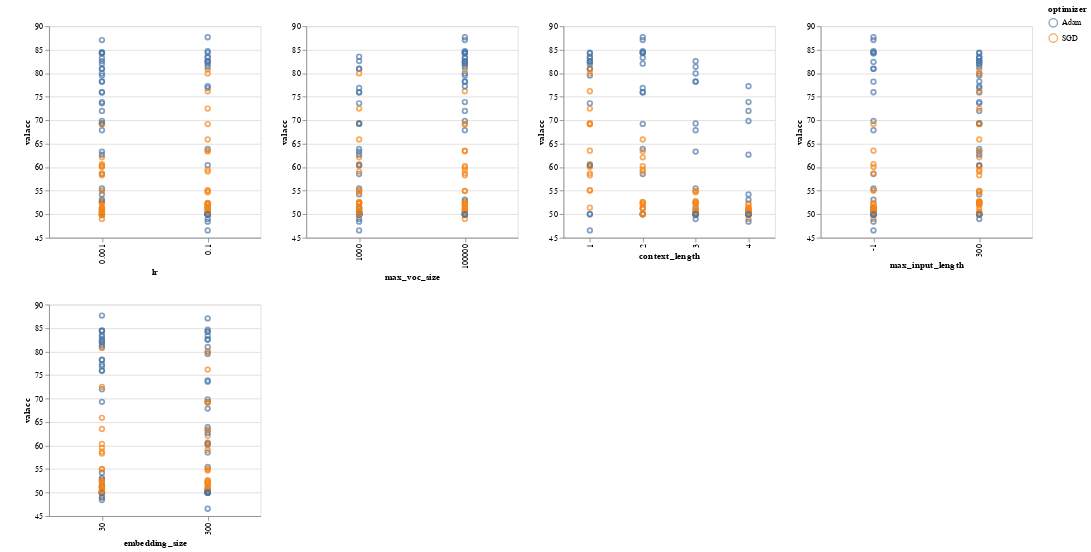

Notebook cell for this chart:
### Code cell
def facet_wrap(subplts, plots_per_row):
    rows = [subplts[i:i+plots_per_row] for i in range(0, len(subplts), plots_per_row)]
    compound_chart = alt.hconcat()
    for r in rows:
        rowplot = alt.vconcat() #start a new row
        for item in r:
            rowplot |= item #add suplot to current row as a new column
        compound_chart &= rowplot # add the entire row of plots as a new row
    return compound_chart

facet_wrap(charts, 4)

### Figure 1 — Vega-Lite specification as saved in the notebook (floating-point values rounded to 4 significant figures)
{"$schema": "https://vega.github.io/schema/vega-lite/v2.6.0.json", "config": {"view": {"height": 300, "width": 400}}, "datasets": {"data-9d1ec84244cd70b7ef1793392fec27f8": [{"batch_size": 512, "context_length": 1, "embedding_size": 30, "lr": 0.001, "max_input_length": -1, "max_voc_size": 1000, "optimizer": "Adam", "trloss": 0.4037, "valacc": 80.92}, {"batch_size": 512, "context_length": 1, "embedding_size": 30, "lr": 0.001, "max_input_length": -1, "max_voc_size": 1000, "optimizer": "SGD", "trloss": 0.6944, "valacc": 55.04}, {"batch_size": 512, "context_length": 1, "embedding_size": 300, "lr": 0.001, "max_input_length": -1, "max_voc_size": 1000, "optimizer": "Adam", "trloss": 0.3349, "valacc": 80.98}, {"batch_size": 512, "context_length": 1, "embedding_size": 300, "lr": 0.001, "max_input_length": -1, "max_voc_size": 1000, "optimizer": "SGD", "trloss": 0.6577, "valacc": 60.66}, {"batch_size": 512, "context_length": 1, "embedding_size": 30, "lr": 0.001, "max_input_length": 300, "max_voc_size": 1000, "optimizer": "Adam", "trloss": 0.3746, "valacc": 82.58}, {"batch_size": 512, "context_length": 1, "embedding_size": 30, "lr": 0.001, "max_input_length": 300, "max_voc_size": 1000, "optimizer": "SGD", "trloss": 0.6423, "valacc": 60.34}, {"batch_size": 512, "context_length": 1, "embedding_size": 300, "lr": 0.001, "max_input_length": 300, "max_voc_size": 1000, "optimizer": "Adam", "trloss": 0.2239, "valacc": 73.6}, {"batch_size": 512, "context_length": 1, "embedding_size": 300, "lr": 0.001, "max_input_length": 300, "max_voc_size": 1000, "optimizer": "SGD", "trloss": 0.6587, "valacc": 69.36}, {"batch_size": 512, "context_length": 2, "embedding_size": 30, "lr": 0.001, "max_input_length": -1, "max_voc_size": 1000, "optimizer": "Adam", "trloss": 0.4116, "valacc": 75.96}, {"batch_size": 512, "context_length": 2, "embedding_size": 30, "lr": 0.001, "max_input_length": -1, "max_voc_size": 1000, "optimizer": "SGD", "trloss": 0.697, "valacc": 51.16}, {"batch_size": 512, "context_length": 2, "embedding_size": 300, "lr": 0.001, "max_input_length": -1, "max_voc_size": 1000, "optimizer": "Adam", "trloss": 0.4775, "valacc": 58.54}, {"batch_size": 512, "context_length": 2, "embedding_size": 300, "lr": 0.001, "max_input_length": -1, "max_voc_size": 1000, "optimizer": "SGD", "trloss": 0.7078, "valacc": 50.06}, {"batch_size": 512, "context_length": 2, "embedding_size": 30, "lr": 0.001, "max_input_length": 300, "max_voc_size": 1000, "optimizer": "Adam", "trloss": 0.5722, "valacc": 75.92}, {"batch_size": 512, "context_length": 2, "embedding_size": 30, "lr": 0.001, "max_input_length": 300, "max_voc_size": 1000, "optimizer": "SGD", "trloss": 0.6891, "valacc": 52.54}, {"batch_size": 512, "context_length": 2, "embedding_size": 300, "lr": 0.001, "max_input_length": 300, "max_voc_size": 1000, "optimizer": "Adam", "trloss": 0.64, "valacc": 69.22}, {"batch_size": 512, "context_length": 2, "embedding_size": 300, "lr": 0.001, "max_input_length": 300, "max_voc_size": 1000, "optimizer": "SGD", "trloss": 0.6636, "valacc": 62.1}, {"batch_size": 512, "context_length": 3, "embedding_size": 30, "lr": 0.001, "max_input_length": -1, "max_voc_size": 1000, "optimizer": "Adam", "trloss": 0.6716, "valacc": 50.34}, {"batch_size": 512, "context_length": 3, "embedding_size": 30, "lr": 0.001, "max_input_length": -1, "max_voc_size": 1000, "optimizer": "SGD", "trloss": 0.6995, "valacc": 49.76}, {"batch_size": 512, "context_length": 3, "embedding_size": 300, "lr": 0.001, "max_input_length": -1, "max_voc_size": 1000, "optimizer": "Adam", "trloss": 0.657, "valacc": 55.48}, {"batch_size": 512, "context_length": 3, "embedding_size": 300, "lr": 0.001, "max_input_length": -1, "max_voc_size": 1000, "optimizer": "SGD", "trloss": 0.6704, "valacc": 50.56}, {"batch_size": 512, "context_length": 3, "embedding_size": 30, "lr": 0.001, "max_input_length": 300, "max_voc_size": 1000, "optimizer": "Adam", "trloss": 0.4876, "valacc": 69.3}, {"batch_size": 512, "context_length": 3, "embedding_size": 30, "lr": 0.001, "max_input_length": 300, "max_voc_size": 1000, "optimizer": "SGD", "trloss": 0.6893, "valacc": 50}, {"batch_size": 512, "context_length": 3, "embedding_size": 300, "lr": 0.001, "max_input_length": 300, "max_voc_size": 1000, "optimizer": "Adam", "trloss": 0.5806, "valacc": 63.32}, {"batch_size": 512, "context_length": 3, "embedding_size": 300, "lr": 0.001, "max_input_length": 300, "max_voc_size": 1000, "optimizer": "SGD", "trloss": 0.6804, "valacc": 52.62}, {"batch_size": 512, "context_length": 4, "embedding_size": 30, "lr": 0.001, "max_input_length": -1, "max_voc_size": 1000, "optimizer": "Adam", "trloss": 0.6992, "valacc": 50}, {"batch_size": 512, "context_length": 4, "embedding_size": 30, "lr": 0.001, "max_input_length": -1, "max_voc_size": 1000, "optimizer": "SGD", "trloss": 0.6948, "valacc": 51.22}, {"batch_size": 512, "context_length": 4, "embedding_size": 300, "lr": 0.001, "max_input_length": -1, "max_voc_size": 1000, "optimizer": "Adam", "trloss": 0.7054, "valacc": 50.52}, {"batch_size": 512, "context_length": 4, "embedding_size": 300, "lr": 0.001, "max_input_length": -1, "max_voc_size": 1000, "optimizer": "SGD", "trloss": 0.692, "valacc": 50.74}, {"batch_size": 512, "context_length": 4, "embedding_size": 30, "lr": 0.001, "max_input_length": 300, "max_voc_size": 1000, "optimizer": "Adam", "trloss": 0.683, "valacc": 54.22}, {"batch_size": 512, "context_length": 4, "embedding_size": 30, "lr": 0.001, "max_input_length": 300, "max_voc_size": 1000, "optimizer": "SGD", "trloss": 0.6959, "valacc": 50}, {"batch_size": 512, "context_length": 4, "embedding_size": 300, "lr": 0.001, "max_input_length": 300, "max_voc_size": 1000, "optimizer": "Adam", "trloss": 0.6517, "valacc": 62.68}, {"batch_size": 512, "context_length": 4, "embedding_size": 300, "lr": 0.001, "max_input_length": 300, "max_voc_size": 1000, "optimizer": "SGD", "trloss": 0.6997, "valacc": 52.3}, {"batch_size": 512, "context_length": 1, "embedding_size": 30, "lr": 0.001, "max_input_length": -1, "max_voc_size": 100000, "optimizer": "Adam", "trloss": 0.2301, "valacc": 84.38}, {"batch_size": 512, "context_length": 1, "embedding_size": 30, "lr": 0.001, "max_input_length": -1, "max_voc_size": 100000, "optimizer": "SGD", "trloss": 0.6942, "valacc": 58.7}, {"batch_size": 512, "context_length": 1, "embedding_size": 300, "lr": 0.001, "max_input_length": -1, "max_voc_size": 100000, "optimizer": "Adam", "trloss": 0.234, "valacc": 84.22}, {"batch_size": 512, "context_length": 1, "embedding_size": 300, "lr": 0.001, "max_input_length": -1, "max_voc_size": 100000, "optimizer": "SGD", "trloss": 0.6764, "valacc": 60.04}, {"batch_size": 512, "context_length": 1, "embedding_size": 30, "lr": 0.001, "max_input_length": 300, "max_voc_size": 100000, "optimizer": "Adam", "trloss": 0.1323, "valacc": 83.18}, {"batch_size": 512, "context_length": 1, "embedding_size": 30, "lr": 0.001, "max_input_length": 300, "max_voc_size": 100000, "optimizer": "SGD", "trloss": 0.6697, "valacc": 58.3}, {"batch_size": 512, "context_length": 1, "embedding_size": 300, "lr": 0.001, "max_input_length": 300, "max_voc_size": 100000, "optimizer": "Adam", "trloss": 0.09364, "valacc": 79.5}, {"batch_size": 512, "context_length": 1, "embedding_size": 300, "lr": 0.001, "max_input_length": 300, "max_voc_size": 100000, "optimizer": "SGD", "trloss": 0.5538, "valacc": 69.16}, {"batch_size": 512, "context_length": 2, "embedding_size": 30, "lr": 0.001, "max_input_length": -1, "max_voc_size": 100000, "optimizer": "Adam", "trloss": 0.06257, "valacc": 84.48}, {"batch_size": 512, "context_length": 2, "embedding_size": 30, "lr": 0.001, "max_input_length": -1, "max_voc_size": 100000, "optimizer": "SGD", "trloss": 0.6854, "valacc": 51.34}, {"batch_size": 512, "context_length": 2, "embedding_size": 300, "lr": 0.001, "max_input_length": -1, "max_voc_size": 100000, "optimizer": "Adam", "trloss": 0.1145, "valacc": 87.06}, {"batch_size": 512, "context_length": 2, "embedding_size": 300, "lr": 0.001, "max_input_length": -1, "max_voc_size": 100000, "optimizer": "SGD", "trloss": 0.7028, "valacc": 51.3}, {"batch_size": 512, "context_length": 2, "embedding_size": 30, "lr": 0.001, "max_input_length": 300, "max_voc_size": 100000, "optimizer": "Adam", "trloss": 0.01994, "valacc": 82.04}, {"batch_size": 512, "context_length": 2, "embedding_size": 30, "lr": 0.001, "max_input_length": 300, "max_voc_size": 100000, "optimizer": "SGD", "trloss": 0.6768, "valacc": 52.62}, {"batch_size": 512, "context_length": 2, "embedding_size": 300, "lr": 0.001, "max_input_length": 300, "max_voc_size": 100000, "optimizer": "Adam", "trloss": 0.006889, "valacc": 84.28}, {"batch_size": 512, "context_length": 2, "embedding_size": 300, "lr": 0.001, "max_input_length": 300, "max_voc_size": 100000, "optimizer": "SGD", "trloss": 0.69, "valacc": 60.22}, {"batch_size": 512, "context_length": 3, "embedding_size": 30, "lr": 0.001, "max_input_length": -1, "max_voc_size": 100000, "optimizer": "Adam", "trloss": 0.2496, "valacc": 78.2}, {"batch_size": 512, "context_length": 3, "embedding_size": 30, "lr": 0.001, "max_input_length": -1, "max_voc_size": 100000, "optimizer": "SGD", "trloss": 0.6864, "valacc": 50.82}, {"batch_size": 512, "context_length": 3, "embedding_size": 300, "lr": 0.001, "max_input_length": -1, "max_voc_size": 100000, "optimizer": "Adam", "trloss": 0.09951, "valacc": 67.86}, {"batch_size": 512, "context_length": 3, "embedding_size": 300, "lr": 0.001, "max_input_length": -1, "max_voc_size": 100000, "optimizer": "SGD", "trloss": 0.6882, "valacc": 50.02}, {"batch_size": 512, "context_length": 3, "embedding_size": 30, "lr": 0.001, "max_input_length": 300, "max_voc_size": 100000, "optimizer": "Adam", "trloss": 0.02194, "valacc": 78.26}, {"batch_size": 512, "context_length": 3, "embedding_size": 30, "lr": 0.001, "max_input_length": 300, "max_voc_size": 100000, "optimizer": "SGD", "trloss": 0.6842, "valacc": 52.8}, {"batch_size": 512, "context_length": 3, "embedding_size": 300, "lr": 0.001, "max_input_length": 300, "max_voc_size": 100000, "optimizer": "Adam", "trloss": 0.007609, "valacc": 79.94}, {"batch_size": 512, "context_length": 3, "embedding_size": 300, "lr": 0.001, "max_input_length": 300, "max_voc_size": 100000, "optimizer": "SGD", "trloss": 0.6712, "valacc": 54.98}, {"batch_size": 512, "context_length": 4, "embedding_size": 30, "lr": 0.001, "max_input_length": -1, "max_voc_size": 100000, "optimizer": "Adam", "trloss": 0.4858, "valacc": 53.1}, {"batch_size": 512, "context_length": 4, "embedding_size": 30, "lr": 0.001, "max_input_length": -1, "max_voc_size": 100000, "optimizer": "SGD", "trloss": 0.695, "valacc": 49}, {"batch_size": 512, "context_length": 4, "embedding_size": 300, "lr": 0.001, "max_input_length": -1, "max_voc_size": 100000, "optimizer": "Adam", "trloss": 0.5228, "valacc": 69.84}, {"batch_size": 512, "context_length": 4, "embedding_size": 300, "lr": 0.001, "max_input_length": -1, "max_voc_size": 100000, "optimizer": "SGD", "trloss": 0.709, "valacc": 50.86}, {"batch_size": 512, "context_length": 4, "embedding_size": 30, "lr": 0.001, "max_input_length": 300, "max_voc_size": 100000, "optimizer": "Adam", "trloss": 0.1044, "valacc": 71.98}, {"batch_size": 512, "context_length": 4, "embedding_size": 30, "lr": 0.001, "max_input_length": 300, "max_voc_size": 100000, "optimizer": "SGD", "trloss": 0.6978, "valacc": 49.86}, {"batch_size": 512, "context_length": 4, "embedding_size": 300, "lr": 0.001, "max_input_length": 300, "max_voc_size": 100000, "optimizer": "Adam", "trloss": 0.2222, "valacc": 73.86}, {"batch_size": 512, "context_length": 4, "embedding_size": 300, "lr": 0.001, "max_input_length": 300, "max_voc_size": 100000, "optimizer": "SGD", "trloss": 0.6933, "valacc": 50.64}, {"batch_size": 512, "context_length": 1, "embedding_size": 30, "lr": 0.1, "max_input_length": -1, "max_voc_size": 1000, "optimizer": "Adam", "trloss": 3.055, "valacc": 50}, {"batch_size": 512, "context_length": 1, "embedding_size": 30, "lr": 0.1, "max_input_length": -1, "max_voc_size": 1000, "optimizer": "SGD", "trloss": 0.671, "valacc": 51.4}, {"batch_size": 512, "context_length": 1, "embedding_size": 300, "lr": 0.1, "max_input_length": -1, "max_voc_size": 1000, "optimizer": "Adam", "trloss": 14.81, "valacc": 46.56}, {"batch_size": 512, "context_length": 1, "embedding_size": 300, "lr": 0.1, "max_input_length": -1, "max_voc_size": 1000, "optimizer": "SGD", "trloss": 0.6689, "valacc": 55.1}, {"batch_size": 512, "context_length": 1, "embedding_size": 30, "lr": 0.1, "max_input_length": 300, "max_voc_size": 1000, "optimizer": "Adam", "trloss": 0.3967, "valacc": 83.52}, {"batch_size": 512, "context_length": 1, "embedding_size": 30, "lr": 0.1, "max_input_length": 300, "max_voc_size": 1000, "optimizer": "SGD", "trloss": 0.626, "valacc": 72.48}, {"batch_size": 512, "context_length": 1, "embedding_size": 300, "lr": 0.1, "max_input_length": 300, "max_voc_size": 1000, "optimizer": "Adam", "trloss": 2.716, "valacc": 60.44}, {"batch_size": 512, "context_length": 1, "embedding_size": 300, "lr": 0.1, "max_input_length": 300, "max_voc_size": 1000, "optimizer": "SGD", "trloss": 0.3905, "valacc": 79.96}, {"batch_size": 512, "context_length": 2, "embedding_size": 30, "lr": 0.1, "max_input_length": -1, "max_voc_size": 1000, "optimizer": "Adam", "trloss": 6.278, "valacc": 50}, {"batch_size": 512, "context_length": 2, "embedding_size": 30, "lr": 0.1, "max_input_length": -1, "max_voc_size": 1000, "optimizer": "SGD", "trloss": 0.7453, "valacc": 52.22}, {"batch_size": 512, "context_length": 2, "embedding_size": 300, "lr": 0.1, "max_input_length": -1, "max_voc_size": 1000, "optimizer": "Adam", "trloss": 10.07, "valacc": 50}, {"batch_size": 512, "context_length": 2, "embedding_size": 300, "lr": 0.1, "max_input_length": -1, "max_voc_size": 1000, "optimizer": "SGD", "trloss": 0.7087, "valacc": 49.96}, {"batch_size": 512, "context_length": 2, "embedding_size": 30, "lr": 0.1, "max_input_length": 300, "max_voc_size": 1000, "optimizer": "Adam", "trloss": 0.303, "valacc": 76.86}, {"batch_size": 512, "context_length": 2, "embedding_size": 30, "lr": 0.1, "max_input_length": 300, "max_voc_size": 1000, "optimizer": "SGD", "trloss": 0.6606, "valacc": 65.9}, {"batch_size": 512, "context_length": 2, "embedding_size": 300, "lr": 0.1, "max_input_length": 300, "max_voc_size": 1000, "optimizer": "Adam", "trloss": 0.5004, "valacc": 63.9}, {"batch_size": 512, "context_length": 2, "embedding_size": 300, "lr": 0.1, "max_input_length": 300, "max_voc_size": 1000, "optimizer": "SGD", "trloss": 0.58, "valacc": 59.08}, {"batch_size": 512, "context_length": 3, "embedding_size": 30, "lr": 0.1, "max_input_length": -1, "max_voc_size": 1000, "optimizer": "Adam", "trloss": 2.078, "valacc": 51.42}, {"batch_size": 512, "context_length": 3, "embedding_size": 30, "lr": 0.1, "max_input_length": -1, "max_voc_size": 1000, "optimizer": "SGD", "trloss": 0.6795, "valacc": 51.06}, {"batch_size": 512, "context_length": 3, "embedding_size": 300, "lr": 0.1, "max_input_length": -1, "max_voc_size": 1000, "optimizer": "Adam", "trloss": 7.472, "valacc": 50}, {"batch_size": 512, "context_length": 3, "embedding_size": 300, "lr": 0.1, "max_input_length": -1, "max_voc_size": 1000, "optimizer": "SGD", "trloss": 0.6825, "valacc": 50.6}, {"batch_size": 512, "context_length": 3, "embedding_size": 30, "lr": 0.1, "max_input_length": 300, "max_voc_size": 1000, "optimizer": "Adam", "trloss": 11.9, "valacc": 48.96}, {"batch_size": 512, "context_length": 3, "embedding_size": 30, "lr": 0.1, "max_input_length": 300, "max_voc_size": 1000, "optimizer": "SGD", "trloss": 0.6731, "valacc": 52.34}, {"batch_size": 512, "context_length": 3, "embedding_size": 300, "lr": 0.1, "max_input_length": 300, "max_voc_size": 1000, "optimizer": "Adam", "trloss": 4.587, "valacc": 50}, {"batch_size": 512, "context_length": 3, "embedding_size": 300, "lr": 0.1, "max_input_length": 300, "max_voc_size": 1000, "optimizer": "SGD", "trloss": 0.6584, "valacc": 54.68}, {"batch_size": 512, "context_length": 4, "embedding_size": 30, "lr": 0.1, "max_input_length": -1, "max_voc_size": 1000, "optimizer": "Adam", "trloss": 2.995, "valacc": 48.42}, {"batch_size": 512, "context_length": 4, "embedding_size": 30, "lr": 0.1, "max_input_length": -1, "max_voc_size": 1000, "optimizer": "SGD", "trloss": 0.694, "valacc": 50.76}, {"batch_size": 512, "context_length": 4, "embedding_size": 300, "lr": 0.1, "max_input_length": -1, "max_voc_size": 1000, "optimizer": "Adam", "trloss": 2.301, "valacc": 50.16}, {"batch_size": 512, "context_length": 4, "embedding_size": 300, "lr": 0.1, "max_input_length": -1, "max_voc_size": 1000, "optimizer": "SGD", "trloss": 0.7075, "valacc": 50}, {"batch_size": 512, "context_length": 4, "embedding_size": 30, "lr": 0.1, "max_input_length": 300, "max_voc_size": 1000, "optimizer": "Adam", "trloss": 20.0, "valacc": 50}, {"batch_size": 512, "context_length": 4, "embedding_size": 30, "lr": 0.1, "max_input_length": 300, "max_voc_size": 1000, "optimizer": "SGD", "trloss": 0.6877, "valacc": 51.34}, {"batch_size": 512, "context_length": 4, "embedding_size": 300, "lr": 0.1, "max_input_length": 300, "max_voc_size": 1000, "optimizer": "Adam", "trloss": 11.42, "valacc": 50}, {"batch_size": 512, "context_length": 4, "embedding_size": 300, "lr": 0.1, "max_input_length": 300, "max_voc_size": 1000, "optimizer": "SGD", "trloss": 0.6827, "valacc": 50.06}, {"batch_size": 512, "context_length": 1, "embedding_size": 30, "lr": 0.1, "max_input_length": -1, "max_voc_size": 100000, "optimizer": "Adam", "trloss": 0.3216, "valacc": 82.4}, {"batch_size": 512, "context_length": 1, "embedding_size": 30, "lr": 0.1, "max_input_length": -1, "max_voc_size": 100000, "optimizer": "SGD", "trloss": 0.6551, "valacc": 63.52}, {"batch_size": 512, "context_length": 1, "embedding_size": 300, "lr": 0.1, "max_input_length": -1, "max_voc_size": 100000, "optimizer": "Adam", "trloss": 25.18, "valacc": 50}, {"batch_size": 512, "context_length": 1, "embedding_size": 300, "lr": 0.1, "max_input_length": -1, "max_voc_size": 100000, "optimizer": "SGD", "trloss": 0.5993, "valacc": 69.18}, {"batch_size": 512, "context_length": 1, "embedding_size": 30, "lr": 0.1, "max_input_length": 300, "max_voc_size": 100000, "optimizer": "Adam", "trloss": 0.0001164, "valacc": 81.94}, {"batch_size": 512, "context_length": 1, "embedding_size": 30, "lr": 0.1, "max_input_length": 300, "max_voc_size": 100000, "optimizer": "SGD", "trloss": 0.5105, "valacc": 80.78}, {"batch_size": 512, "context_length": 1, "embedding_size": 300, "lr": 0.1, "max_input_length": 300, "max_voc_size": 100000, "optimizer": "Adam", "trloss": 0.0001077, "valacc": 82.56}, {"batch_size": 512, "context_length": 1, "embedding_size": 300, "lr": 0.1, "max_input_length": 300, "max_voc_size": 100000, "optimizer": "SGD", "trloss": 0.3389, "valacc": 76.16}, {"batch_size": 512, "context_length": 2, "embedding_size": 30, "lr": 0.1, "max_input_length": -1, "max_voc_size": 100000, "optimizer": "Adam", "trloss": 4.724e-05, "valacc": 87.66}, {"batch_size": 512, "context_length": 2, "embedding_size": 30, "lr": 0.1, "max_input_length": -1, "max_voc_size": 100000, "optimizer": "SGD", "trloss": 0.6898, "valacc": 50.08}, {"batch_size": 512, "context_length": 2, "embedding_size": 300, "lr": 0.1, "max_input_length": -1, "max_voc_size": 100000, "optimizer": "Adam", "trloss": 0.03402, "valacc": 84.68}, {"batch_size": 512, "context_length": 2, "embedding_size": 300, "lr": 0.1, "max_input_length": -1, "max_voc_size": 100000, "optimizer": "SGD", "trloss": 0.6947, "valacc": 52.02}, {"batch_size": 512, "context_length": 2, "embedding_size": 30, "lr": 0.1, "max_input_length": 300, "max_voc_size": 100000, "optimizer": "Adam", "trloss": 1.033e-05, "valacc": 84.38}, {"batch_size": 512, "context_length": 2, "embedding_size": 30, "lr": 0.1, "max_input_length": 300, "max_voc_size": 100000, "optimizer": "SGD", "trloss": 0.8451, "valacc": 59.52}, {"batch_size": 512, "context_length": 2, "embedding_size": 300, "lr": 0.1, "max_input_length": 300, "max_voc_size": 100000, "optimizer": "Adam", "trloss": 4.425e-05, "valacc": 83.3}, {"batch_size": 512, "context_length": 2, "embedding_size": 300, "lr": 0.1, "max_input_length": 300, "max_voc_size": 100000, "optimizer": "SGD", "trloss": 0.4912, "valacc": 63.4}, {"batch_size": 512, "context_length": 3, "embedding_size": 30, "lr": 0.1, "max_input_length": -1, "max_voc_size": 100000, "optimizer": "Adam", "trloss": 1.383, "valacc": 50}, {"batch_size": 512, "context_length": 3, "embedding_size": 30, "lr": 0.1, "max_input_length": -1, "max_voc_size": 100000, "optimizer": "SGD", "trloss": 0.6739, "valacc": 50.52}, {"batch_size": 512, "context_length": 3, "embedding_size": 300, "lr": 0.1, "max_input_length": -1, "max_voc_size": 100000, "optimizer": "Adam", "trloss": 2.434, "valacc": 50}, {"batch_size": 512, "context_length": 3, "embedding_size": 300, "lr": 0.1, "max_input_length": -1, "max_voc_size": 100000, "optimizer": "SGD", "trloss": 0.6889, "valacc": 52.42}, {"batch_size": 512, "context_length": 3, "embedding_size": 30, "lr": 0.1, "max_input_length": 300, "max_voc_size": 100000, "optimizer": "Adam", "trloss": 2.628e-05, "valacc": 81.36}, {"batch_size": 512, "context_length": 3, "embedding_size": 30, "lr": 0.1, "max_input_length": 300, "max_voc_size": 100000, "optimizer": "SGD", "trloss": 0.6387, "valacc": 54.92}, {"batch_size": 512, "context_length": 3, "embedding_size": 300, "lr": 0.1, "max_input_length": 300, "max_voc_size": 100000, "optimizer": "Adam", "trloss": 0.0006121, "valacc": 82.56}, {"batch_size": 512, "context_length": 3, "embedding_size": 300, "lr": 0.1, "max_input_length": 300, "max_voc_size": 100000, "optimizer": "SGD", "trloss": 0.7022, "valacc": 52.06}, {"batch_size": 512, "context_length": 4, "embedding_size": 30, "lr": 0.1, "max_input_length": -1, "max_voc_size": 100000, "optimizer": "Adam", "trloss": 27.92, "valacc": 50}, {"batch_size": 512, "context_length": 4, "embedding_size": 30, "lr": 0.1, "max_input_length": -1, "max_voc_size": 100000, "optimizer": "SGD", "trloss": 0.6902, "valacc": 50.34}, {"batch_size": 512, "context_length": 4, "embedding_size": 300, "lr": 0.1, "max_input_length": -1, "max_voc_size": 100000, "optimizer": "Adam", "trloss": 3.632, "valacc": 49.92}, {"batch_size": 512, "context_length": 4, "embedding_size": 300, "lr": 0.1, "max_input_length": -1, "max_voc_size": 100000, "optimizer": "SGD", "trloss": 0.6931, "valacc": 51.38}, {"batch_size": 512, "context_length": 4, "embedding_size": 30, "lr": 0.1, "max_input_length": 300, "max_voc_size": 100000, "optimizer": "Adam", "trloss": 0.02259, "valacc": 77.24}, {"batch_size": 512, "context_length": 4, "embedding_size": 30, "lr": 0.1, "max_input_length": 300, "max_voc_size": 100000, "optimizer": "SGD", "trloss": 0.6956, "valacc": 50.26}, {"batch_size": 512, "context_length": 4, "embedding_size": 300, "lr": 0.1, "max_input_length": 300, "max_voc_size": 100000, "optimizer": "Adam", "trloss": 44.28, "valacc": 50}, {"batch_size": 512, "context_length": 4, "embedding_size": 300, "lr": 0.1, "max_input_length": 300, "max_voc_size": 100000, "optimizer": "SGD", "trloss": 0.696, "valacc": 52.02}]}, "vconcat": [{"hconcat": []}, {"hconcat": [{"vconcat": []}, {"data": {"name": "data-9d1ec84244cd70b7ef1793392fec27f8"}, "encoding": {"color": {"condition": {"field": "optimizer", "selection": "selector045", "type": "nominal"}, "value": "gray"}, "x": {"field": "lr", "type": "nominal"}, "y": {"field": "valacc", "scale": {"zero": false}, "type": "quantitative"}}, "height": 250, "mark": "point", "selection": {"selector045": {"encodings": ["x", "y"], "mark": {"fill": "#333", "fillOpacity": 0.125, "stroke": "white"}, "on": "[mousedown, window:mouseup] > window:mousemove!", "resolve": "global", "translate": "[mousedown, window:mouseup] > window:mousemove!", "type": "interval", "zoom": "wheel!"}}, "width": 250}, {"data": {"name": "data-9d1ec84244cd70b7ef1793392fec27f8"}, "encoding": {"color": {"condition": {"field": "optimizer", "selection": "selector046", "type": "nominal"}, "value": "gray"}, "x": {"field": "max_voc_size", "type": "nominal"}, "y": {"field": "valacc", "scale": {"zero": false}, "type": "quantitative"}}, "height": 250, "mark": "point", "selection": {"selector046": {"encodings": ["x", "y"], "mark": {"fill": "#333", "fillOpacity": 0.125, "stroke": "white"}, "on": "[mousedown, window:mouseup] > window:mousemove!", "resolve": "global", "translate": "[mousedown, window:mouseup] > window:mousemove!", "type": "interval", "zoom": "wheel!"}}, "width": 250}, {"data": {"name": "data-9d1ec84244cd70b7ef1793392fec27f8"}, "encoding": {"color": {"condition": {"field": "optimizer", "selection": "selector047", "type": "nominal"}, "value": "gray"}, "x": {"field": "context_length", "type": "nominal"}, "y": {"field": "valacc", "scale": {"zero": false}, "type": "quantitative"}}, "height": 250, "mark": "point", "selection": {"selector047": {"encodings": ["x", "y"], "mark": {"fill": "#333", "fillOpacity": 0.125, "stroke": "white"}, "on": "[mousedown, window:mouseup] > window:mousemove!", "resolve": "global", "translate": "[mousedown, window:mouseup] > window:mousemove!", "type": "interval", "zoom": "wheel!"}}, "width": 250}, {"data": {"name": "data-9d1ec84244cd70b7ef1793392fec27f8"}, "encoding": {"color": {"condition": {"field": "optimizer", "selection": "selector048", "type": "nominal"}, "value": "gray"}, "x": {"field": "max_input_length", "type": "nominal"}, "y": {"field": "valacc", "scale": {"zero": false}, "type": "quantitative"}}, "height": 250, "mark": "point", "selection": {"selector048": {"encodings": ["x", "y"], "mark": {"fill": "#333", "fillOpacity": 0.125, "stroke": "white"}, "on": "[mousedown, window:mouseup] > window:mousemove!", "resolve": "global", "translate": "[mousedown, window:mouseup] > window:mousemove!", "type": "interval", "zoom": "wheel!"}}, "width": 250}]}, {"hconcat": [{"vconcat": []}, {"data": {"name": "data-9d1ec84244cd70b7ef1793392fec27f8"}, "encoding": {"color": {"condition": {"field": "optimizer", "selection": "selector049", "type": "nominal"}, "value": "gray"}, "x": {"field": "embedding_size", "type": "nominal"}, "y": {"field": "valacc", "scale": {"zero": false}, "type": "quantitative"}}, "height": 250, "mark": "point", "selection": {"selector049": {"encodings": ["x", "y"], "mark": {"fill": "#333", "fillOpacity": 0.125, "stroke": "white"}, "on": "[mousedown, window:mouseup] > window:mousemove!", "resolve": "global", "translate": "[mousedown, window:mouseup] > window:mousemove!", "type": "interval", "zoom": "wheel!"}}, "width": 250}]}]}
